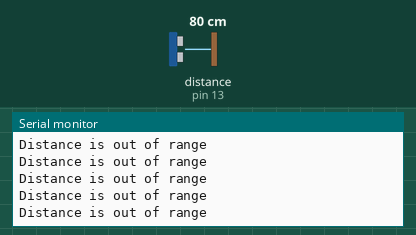
A sketch run on a simulated Arduino Uno, built with avr-gcc and run on an emulated ATmega328P. Shown: the last lines printed to the serial monitor. Wiring (inferred from the names in the program): ultrasonic range finder: trigger pin 12; echo pin 13. Inputs (shaded band) come from the test bench; at power-on: distance to the obstacle (sensor on pin 13) 80 cm. The echo pulse lasts 58.3 µs per cm.

Above: at 1.2 s.
1.3 s: distance to the obstacle (sensor on pin 13) set to 2 cm
At 2.4 s:
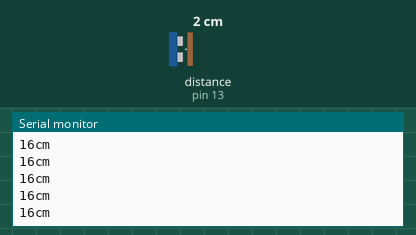
3.2 s: distance to the obstacle (sensor on pin 13) set to 35 cm
At 4.3 s:
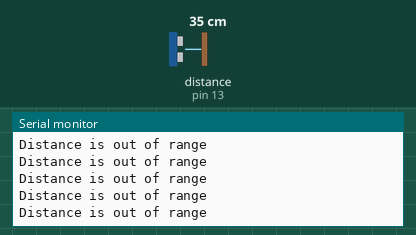
6.2 s: distance to the obstacle (sensor on pin 13) set to 4 cm
At 7.0 s:
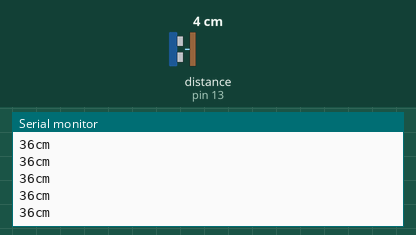
9.2 s: distance to the obstacle (sensor on pin 13) set to 60 cm
At 10.3 s:
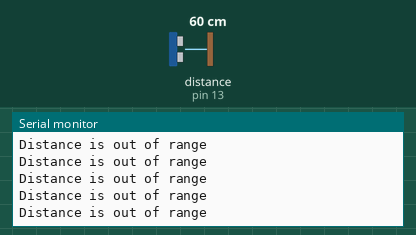
12.2 s: distance to the obstacle (sensor on pin 13) set to 9 cm
At 13.1 s:
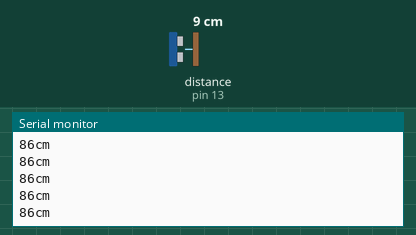
Timing chart, 0 to 15.2 s (numbered marks = the images above; inputs shaded):
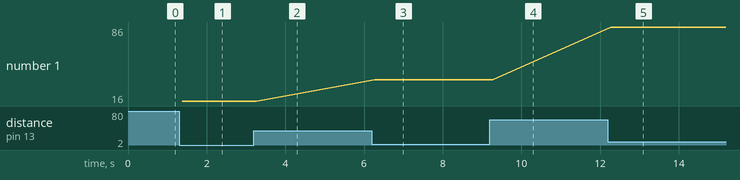

The sketch:

UltraSonic_Sensor.ino
```cpp
#define triggerpin 12
#define echopin 13

void setup() {
  // put your setup code here, to run once:
  Serial.begin(9600);
  pinMode(triggerpin, OUTPUT);
  pinMode(echopin, INPUT);
}

void loop() {
  // put your main code here, to run repeatedly:
  digitalWrite(triggerpin, LOW);
  delayMicroseconds(2);  //2Microsec LOW so that the comming high signal is clear
  digitalWrite(triggerpin, HIGH);
  delayMicroseconds(10);  //10Microsecs
  digitalWrite(triggerpin, LOW);

  //Measure duration of the echo pulse
  long duration = pulseIn(echopin, HIGH);
  long distance = (duration / 2) * 0.3435;  //for calcuation refer to the Notes section in the  readme file

  if (distance >= 200 || distance <= 0) {
    Serial.println("Distance is out of range");
  } else {
    Serial.print(distance);
    Serial.println("cm");
  }
}
```

Measured:
- after the input at 1.3 s, the serial monitor: prints a new line after 0.08 s (image 1)
- after the input at 6.2 s, the serial monitor: prints a new line after 0.07 s (image 3)
- after the input at 12.2 s, the serial monitor: prints a new line after 0.07 s (image 5)
- plotted number 1: 16 → 36 after the input at 6.2 s, 36 → 86 after the input at 12.2 s
